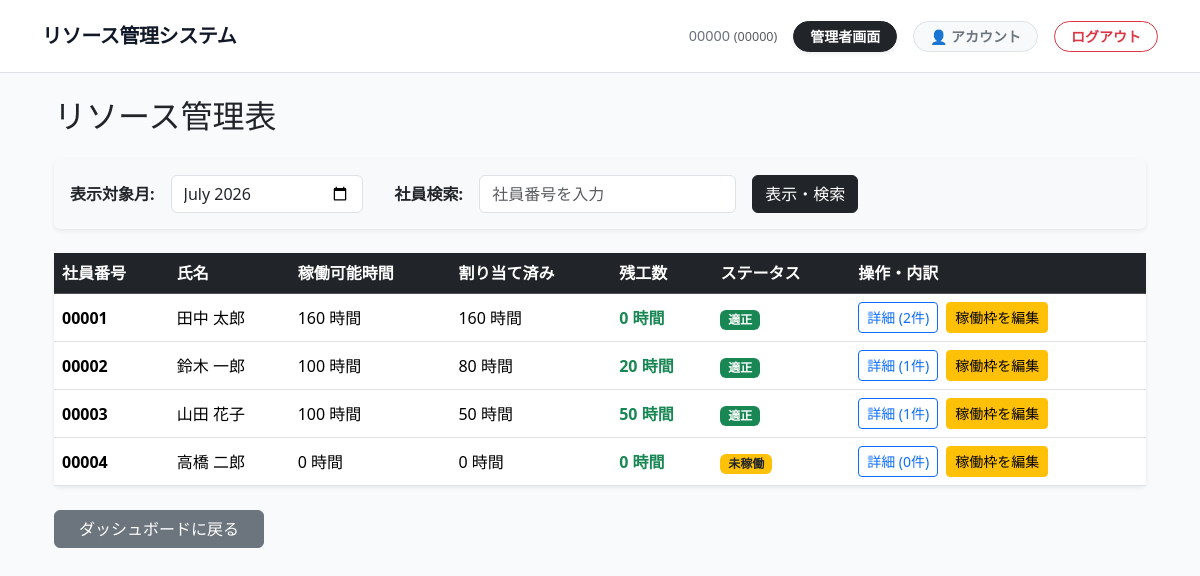
/admin-panel/resources/ (signed in), run on the app's committed database.
### core/models.py (models this page shows, shortened)
class User(AbstractUser):
    ROLE_CHOICES = (
        ('ADMIN', 'Administrator'),
        ('EMPLOYEE', 'Employee'),
    )
    username = None
    employee_number_validator = RegexValidator(
        regex=r'^\d{5}$',
        message="社員番号は5桁の半角数字で入力してください。"
    )
    employee_number = models.CharField(
        max_length=5,
        unique=True,
        validators=[employee_number_validator],
        verbose_name="社員番号"
    )
    role = models.CharField(max_length=10, choices=ROLE_CHOICES, default='EMPLOYEE')
    last_name = models.CharField(verbose_name="姓", max_length=30, blank=True, default="")
    first_name = models.CharField(verbose_name="名", max_length=30, blank=True, default="")
    USERNAME_FIELD = 'employee_number'
    REQUIRED_FIELDS = []
    objects = CustomUserManager()
    def get_full_name(self):
        full_name = f"{self.last_name} {self.first_name}".strip()
        if full_name:
            return full_name
        return self.employee_number

### core/views/admin_views.py (the view)
# urls.py: path('resources/', admin_views.AdminResourceManagementView.as_view(), name='admin_resource_management'),
class AdminResourceManagementView(LoginRequiredMixin, AdminRequiredMixin, ListView):
    model = User
    template_name = 'core/admin/resource_management.html'
    context_object_name = 'employees'
    def get_queryset(self):
        month_str = self.request.GET.get('month', timezone.now().strftime('%Y-%m'))
        try:
            target_date = timezone.datetime.strptime(month_str, '%Y-%m').date()
        except ValueError:
            target_date = timezone.now().date().replace(day=1)
        available_prefetch = Prefetch(
            'available_resources',
            queryset=AvailableResource.objects.filter(target_month__year=target_date.year, target_month__month=target_date.month),
            to_attr='month_available'
        )
        effort_prefetch = Prefetch(
            'task_efforts',
            queryset=TaskEffort.objects.filter(target_month__year=target_date.year, target_month__month=target_date.month).select_related('project'),
            to_attr='month_efforts'
        )
        queryset = User.objects.prefetch_related(available_prefetch, effort_prefetch).exclude(is_superuser=True).order_by('employee_number')
        query = self.request.GET.get('q')
        if query:
            queryset = queryset.filter(employee_number__icontains=query)
        for user in queryset:
            user.available_hours = user.month_available[0].available_hours if user.month_available else 0
            user.allocated_hours = sum(effort.allocated_hours for effort in user.month_efforts)
            user.remaining_hours = user.available_hours - user.allocated_hours
        return queryset
    def get_context_data(self, **kwargs):
        context = super().get_context_data(**kwargs)
        context['current_month'] = self.request.GET.get('month', timezone.now().strftime('%Y-%m'))
        context['query'] = self.request.GET.get('q', '')
        return context

### core/context_processors.py (called while the page is built)
def user_roles(request):
    is_admin = False
    if request.user.is_authenticated:
        is_admin = request.user.is_superuser or request.user.role == 'ADMIN'
    return {
        'is_admin': is_admin,
    }

### core/views/admin_views.py (called while the page is built)
    def test_func(self):
        user = self.request.user
        return user.is_superuser or user.role == 'ADMIN'

### templates/core/admin/resource_management.html (shortened to what this page needs)
{% extends "base.html" %}
{% block content %}
<div class="container mt-4">
    <div class="mb-4">
        <h2>リソース管理表</h2>
    </div>
    <div class="card shadow-sm mb-4 border-0 bg-light">
        <div class="card-body">
            <form method="get" class="row align-items-center g-3">
                <div class="col-auto">
                    <label class="form-label fw-bold mb-0">表示対象月:</label>
                </div>
                <div class="col-auto">
                    <input type="month" name="month" class="form-control" value="{{ current_month }}">
                </div>
                <div class="col-auto ms-md-3">
                    <label class="form-label fw-bold mb-0">社員検索:</label>
                </div>
                <div class="col-auto">
                    <input type="search" name="q" class="form-control" placeholder="社員番号を入力" value="{{ query }}">
                </div>
                <div class="col-auto">
                    <button type="submit" class="btn btn-dark">表示・検索</button>
                </div>
            </form>
        </div>
    </div>
    <div class="card shadow-sm border-0">
        <div class="table-responsive">
            <table class="table table-hover align-middle mb-0">
                <thead class="table-dark">
                    <tr>
                        <th>社員番号</th>
                        <th>氏名</th>
                        <th>稼働可能時間</th>
                        <th>割り当て済み</th>
                        <th>残工数</th>
                        <th>ステータス</th>
                        <th>操作・内訳</th>
                    </tr>
                </thead>
                <tbody>
                    {% for emp in employees %}
                    <tr>
                        <td><span class="fw-bold">{{ emp.employee_number }}</span></td>
                        <td>{{ emp.get_full_name }}</td>
                        <td>{{ emp.available_hours }} 時間</td>
                        <td>{{ emp.allocated_hours }} 時間</td>
                        <td>
                            {% if emp.remaining_hours < 0 %}
                                <span class="text-danger fw-bold">{{ emp.remaining_hours }} 時間</span>
                            {% else %}
                                <span class="text-success fw-bold">{{ emp.remaining_hours }} 時間</span>
                            {% endif %}
                        </td>
                        <td>
                            {% if emp.remaining_hours < 0 %}
                                <span class="badge bg-danger">オーバーロード</span>
                            {% elif emp.allocated_hours == 0 %}
                                <span class="badge bg-warning text-dark">未稼働</span>
                            {% else %}
                                <span class="badge bg-success">適正</span>
                            {% endif %}
                        </td>
                        <td>
                            <div class="d-flex align-items-center gap-2">
                                <button class="btn btn-sm btn-outline-primary text-nowrap" type="button" data-bs-toggle="collapse" data-bs-target="#details-{{ emp.id }}">
                                    詳細 ({{ emp.month_efforts|length }}件)
                                </button>
                                <a href="{% url 'admin_resource_edit' emp.id current_month %}" class="btn btn-sm btn-warning text-nowrap">
                                    稼働枠を編集
                                </a>
                            </div>
                        </td>
                    </tr>
                    {% empty %}
                    <tr>
                        <td colspan="7" class="text-center text-muted py-4">社員データが存在しません。</td>
                    </tr>
                    {% endfor %}
                </tbody>
            </table>
        </div>
    </div>
    <div class="mt-4 text-start">
        <a href="{% url 'admin_dashboard' %}" class="btn btn-secondary px-4">ダッシュボードに戻る</a>
    </div>
</div>
{% endblock %}

### templates/base.html (shortened to what this page needs)
<!DOCTYPE html>
{% load static %}
<html lang="ja">
    <head>
        <link href="https://cdn.jsdelivr.net/npm/bootstrap@5.3.8/dist/css/bootstrap.min.css"
              rel="stylesheet">
        <link href="{% static 'css/app.css' %}" rel="stylesheet">
    </head>
    <body>
        {% block header %}
        <nav class="navbar navbar-expand-lg navbar-light bg-white border-bottom mb-4 py-3">
            <div class="container">
                <a class="navbar-brand fw-bold d-flex align-items-center" href="{% url 'dashboard_redirect' %}" style="color: #111827; letter-spacing: -0.02em;">
                    リソース管理システム
                </a>
                <div class="collapse navbar-collapse justify-content-end">
                    {% if user.is_authenticated %}
                    <ul class="navbar-nav align-items-center mb-0 gap-3">
                        <li class="nav-item text-secondary fw-medium" style="font-size: 0.9rem;">
                            {{ user.get_full_name }} <span class="text-muted small">({{ user.employee_number }})</span>
                        </li>
                        {% if user.is_superuser or user.role == 'ADMIN' %}
                        <li class="nav-item">
                            <a class="btn btn-sm btn-dark fw-semibold px-3 rounded-pill shadow-sm" href="{% url 'admin_dashboard' %}">
                                管理者画面
                            </a>
                        </li>
                        {% endif %}
                        <li class="nav-item">
                            <a class="btn btn-sm btn-light border text-secondary fw-semibold px-3 rounded-pill" href="{% url 'profile_edit' %}">
                                👤 アカウント
                            </a>
                        </li>
                        <li class="nav-item">
                            <form method="post" action="{% url 'logout' %}" class="m-0 d-inline">
                                <button type="submit" class="btn btn-sm btn-outline-danger fw-semibold px-3 rounded-pill">ログアウト</button>
                            </form>
                        </li>
                    </ul>
                    {% endif %}
                </div>
            </div>
        </nav>
        {% endblock %}
        <div class="container">
            {% block content %}{% endblock %}
        </div>
    </body>
</html>

### static/css/app.css (style rules this page uses)
body { background-color: #F9FAFB; }

### data on the page
User: get_full_name "00000", employee_number "00000"
User: employee_number "00001", get_full_name "田中 太郎", available_hours "160", allocated_hours "160", remaining_hours "0", shows "適正", month_efforts|length "2"
User: employee_number "00002", get_full_name "鈴木 一郎", available_hours "100", allocated_hours "80", remaining_hours "20", shows "適正", month_efforts|length "1"
User: employee_number "00003", get_full_name "山田 花子", available_hours "100", allocated_hours "50", remaining_hours "50", shows "適正", month_efforts|length "1"
User: employee_number "00004", get_full_name "高橋 二郎", available_hours "0", allocated_hours "0", remaining_hours "0", shows "未稼働", month_efforts|length "0"
